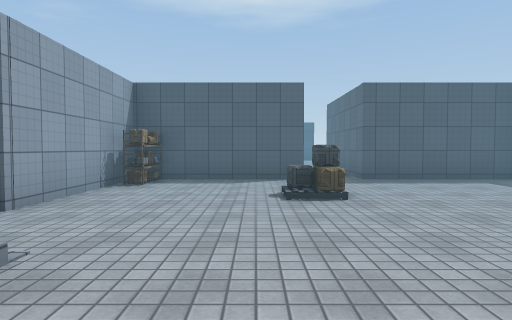
View 1 (above)

15 first-person views from a walk through a 3-D level made in the Unity game engine. The camera is 1.3 m above the floor, tilts 2° down and sees 75° across. The floor is counted in squares, 2 m on a side. Each view is taken from the middle of a square. On the plan, view 1 faces up. The plan holds only what a view shows up to about 10 squares ahead; the rest is blank. The place goes on beyond the plan. The player character is not drawn. Surface patterns are stand-ins for the level's own textures.

View 2
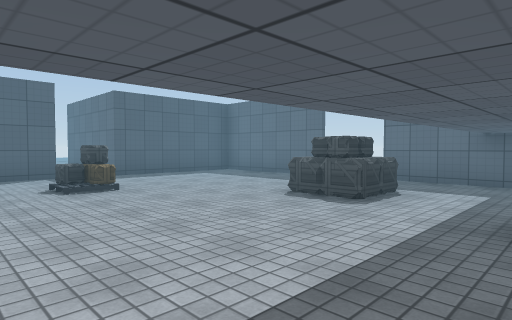

View 3
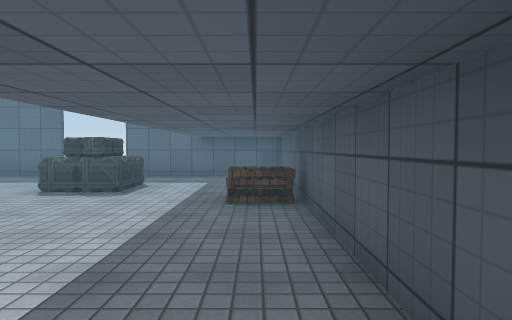

View 4
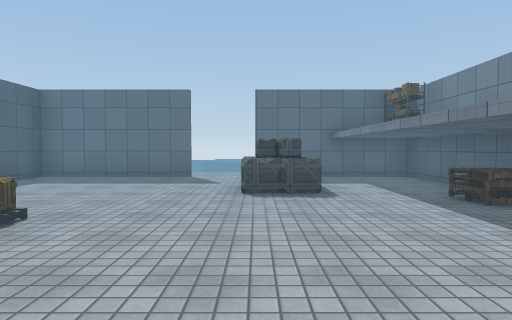

View 5
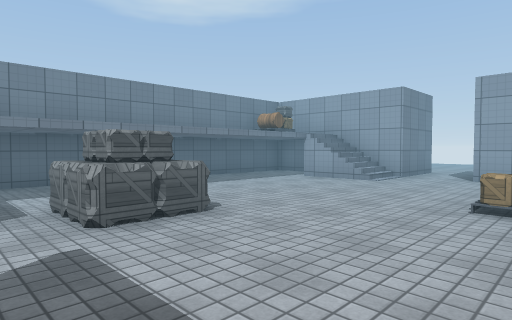

View 6
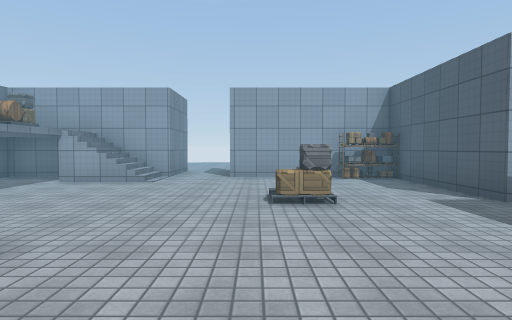

View 7
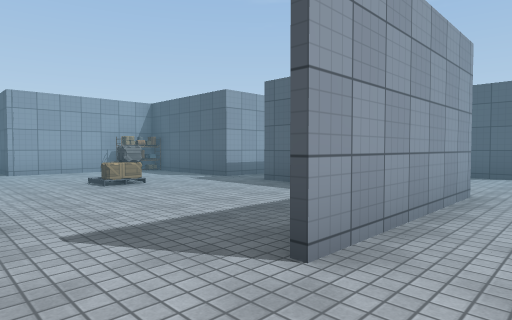

View 8
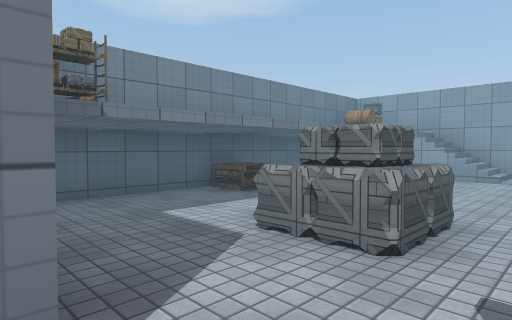

View 9
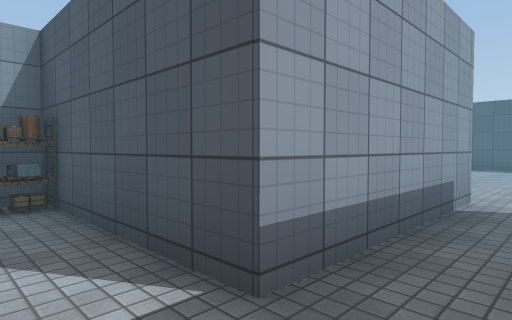

View 10
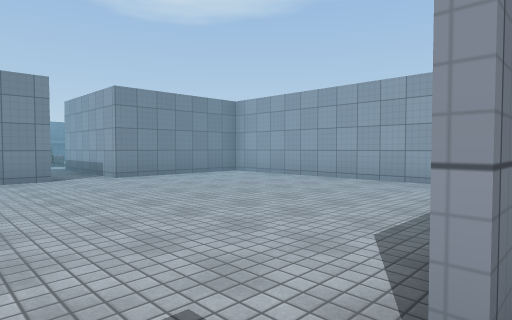

View 11
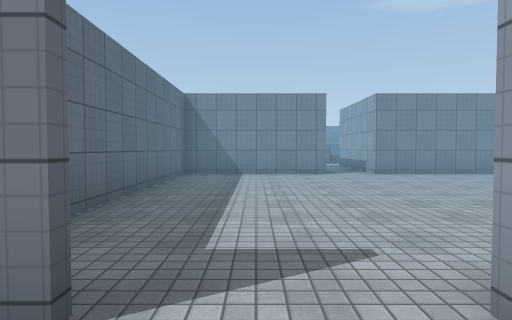

View 12
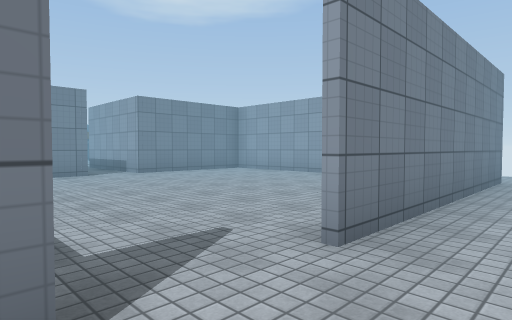

View 13
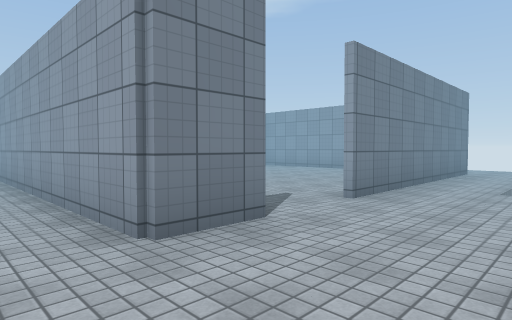

View 14
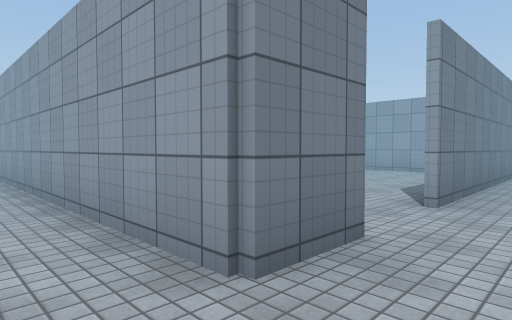

View 15
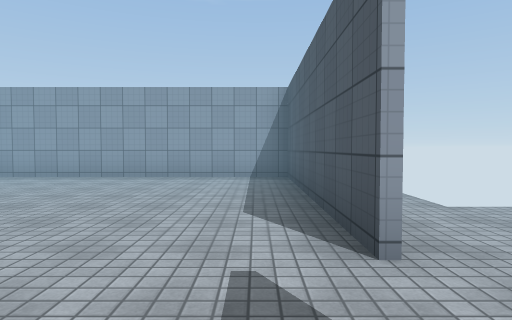

### Floor plan
Points are (right, up) in squares from view 1. A wall is a line through its corners. A room is listed if a view was taken in it or the views show most of it. See-through windows are left out.
Room 1 (views 1, 2, 3, 4, 5, 6, 9)
walls: (-2.6, 2) (-2.6, -1.6) (5.8, -1.6) (5.8, 2.1); (1, 7) (-1.5, 7); (5.8, 3.5) (5.8, 7) (2.3, 7); (-2.6, 6.8) (-2.6, 3.5)
ways out: opening at (6, 3) to room 2
objects: other object (-2, 6); other object (1, 4); other object (1, 5); other object (3, 1); other object (3, 2); other object (4, 1); other object (4, 2)
Room 2 (views 7, 8)
walls: (5.9, 5.5) (5.9, 3.5)
ways out: opening at (6, 3) to room 1; opening at (7, 4.5)
Room 3 (views 10, 15)
walls: (3.1, 17.7) (-2.6, 17.7) (-2.6, 10.6) (1, 10.6); (2.1, 10.6) (5.8, 10.6) (5.8, 15.9)
ways out: opening at (4, 18) to room 4
Room 4 (views 11, 12, 13, 14)
walls: (4.6, 17.8) (5.9, 17.8); (-2.8, 17.8) (3.1, 17.8)
ways out: opening at (4, 18) to room 3; opening at (7, 18)

Where each view was taken, in squares from view 1:
view 1: 0 up, 0 right, facing up
view 2: 1 down, 1 left, facing up-right
view 3: 1 down, 2 left, facing right
view 4: 2 up, 2 left, facing right
view 5: 5 up, 5 right, facing down-left
view 6: 4 up, 5 right, facing left
view 7: 2 up, 7 right, facing up-left
view 8: 3 up, 6 right, facing down-left
view 9: 6 up, 2 right, facing up-left
view 10: 18 up, 4 right, facing down-left
view 11: 19 up, 4 right, facing down
view 12: 19 up, 5 right, facing down-left
view 13: 20 up, 7 right, facing down-left
view 14: 19 up, 7 right, facing down-left
view 15: 17 up, 5 right, facing left
